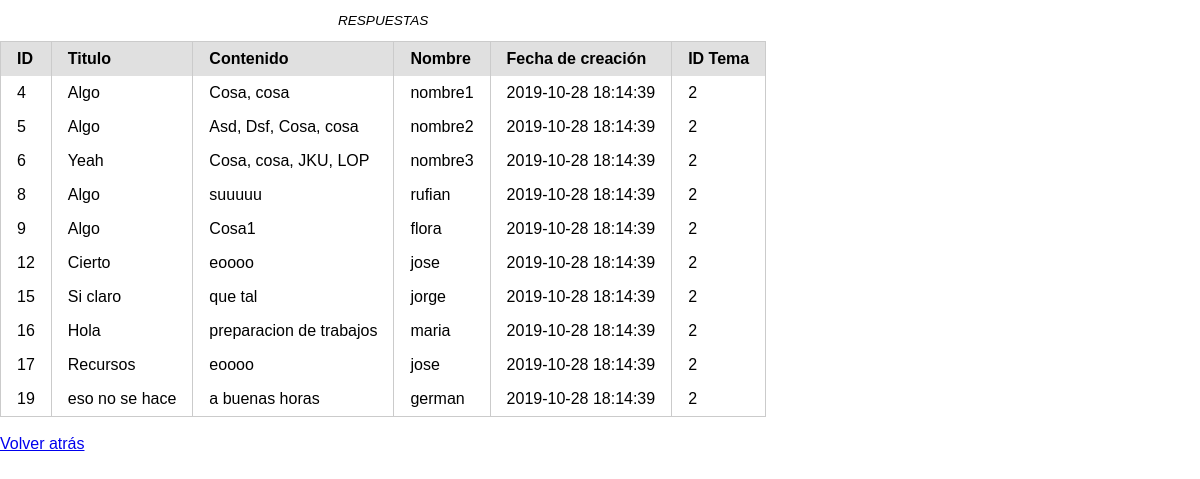
The app's page /respuesta.php?id=2 with its own data.
### tables this page shows
CREATE TABLE Respuesta (
  id MEDIUMINT NOT NULL AUTO_INCREMENT,
  titulo    varchar(120) NOT NULL ,
  contenido varchar(1024)  NOT NULL,
  nombre    varchar(20) NOT NULL,
  creado TIMESTAMP DEFAULT CURRENT_TIMESTAMP,
  PRIMARY KEY (id),
  id_tema MEDIUMINT NOT NULL,
  FOREIGN KEY (id_tema) REFERENCES Tema(id)
);

### public/respuesta.php (the view, shortened to what this page needs)
<?php
  require("../src/pdo.php");
  if (isset($_GET['id'])) {
    $id = $_GET['id'];
  }
  $sql = "SELECT * FROM Respuesta
          where id_tema = :id
          order by creado";
  $sentencia = $pdo->prepare($sql);
  if($id != ""){
      $sentencia->bindParam(':id', $id, PDO::PARAM_INT);
  }
  $sentencia->execute();
  $resultado = $sentencia->fetchAll();
?>
<!DOCTYPE html>
<html lang="en" dir="ltr">
  <head>
    <link rel="stylesheet" href="css/pure.css">
  </head>
  <body>
    <table class="pure-table">
      <caption>RESPUESTAS</caption>
      <thead>
        <tr>
          <th>ID</th>
          <th>Titulo</th>
          <th>Contenido</th>
          <th>Nombre</th>
          <th>Fecha de creación</th>
          <th>ID Tema</th>
        </tr>
      </thead>
      <tbody>
        <?php foreach ($resultado as $fila) { ?>
          <tr>
          <?php foreach ($fila as $valor) { ?>
            <td><?=$valor?></td>
          <?php } ?>
          </tr>
        <?php } ?>
      </tbody>
    </table>
    <br>
    <a href="index.php">Volver atrás</a>
  </body>
</html>

### public/css/pure.css (style rules this page uses)
html { font-family: sans-serif; -ms-text-size-adjust: 100%; -webkit-text-size-adjust: 100%; }
body { margin: 0; }
a { background-color: transparent; }
table { border-collapse: collapse; border-spacing: 0; }
td, th { padding: 0; }
.pure-table { border-collapse: collapse; border-spacing: 0; empty-cells: show; border: 1px solid #cbcbcb; }
.pure-table caption { color: #000; font: italic 85%/1 arial, sans-serif; padding: 1em 0; text-align: center; }
.pure-table td, .pure-table th { border-left: 1px solid #cbcbcb; border-width: 0 0 0 1px; font-size: inherit; margin: 0; overflow: visible; padding: 0.5em 1em; }
.pure-table thead { background-color: #e0e0e0; color: #000; text-align: left; vertical-align: bottom; }
.pure-table td { background-color: transparent; }

### records on screen
respuesta: id "4", titulo "Algo", contenido "Cosa, cosa", nombre "nombre1", creado "2019-10-28 18:14:39", id_tema "2"
respuesta: id "5", titulo "Algo", contenido "Asd, Dsf, Cosa, cosa", nombre "nombre2", creado "2019-10-28 18:14:39", id_tema "2"
respuesta: id "6", titulo "Yeah", contenido "Cosa, cosa, JKU, LOP", nombre "nombre3", creado "2019-10-28 18:14:39", id_tema "2"
respuesta: id "8", titulo "Algo", contenido "suuuuu", nombre "rufian", creado "2019-10-28 18:14:39", id_tema "2"
respuesta: id "9", titulo "Algo", contenido "Cosa1", nombre "flora", creado "2019-10-28 18:14:39", id_tema "2"
respuesta: id "12", titulo "Cierto", contenido "eoooo", nombre "jose", creado "2019-10-28 18:14:39", id_tema "2"
respuesta: id "15", titulo "Si claro", contenido "que tal", nombre "jorge", creado "2019-10-28 18:14:39", id_tema "2"
respuesta: id "16", titulo "Hola", contenido "preparacion de trabajos", nombre "maria", creado "2019-10-28 18:14:39", id_tema "2"
respuesta: id "17", titulo "Recursos", contenido "eoooo", nombre "jose", creado "2019-10-28 18:14:39", id_tema "2"
respuesta: id "19", titulo "eso no se hace", contenido "a buenas horas", nombre "german", creado "2019-10-28 18:14:39", id_tema "2"
